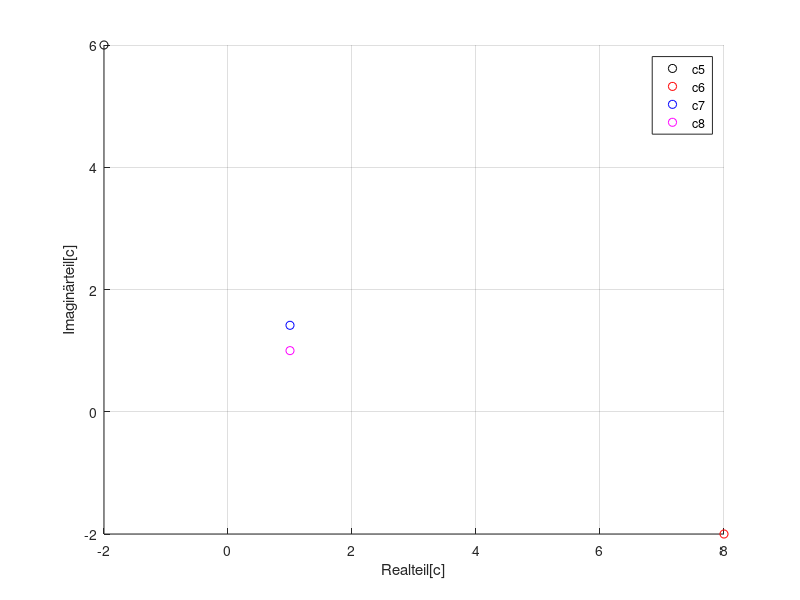
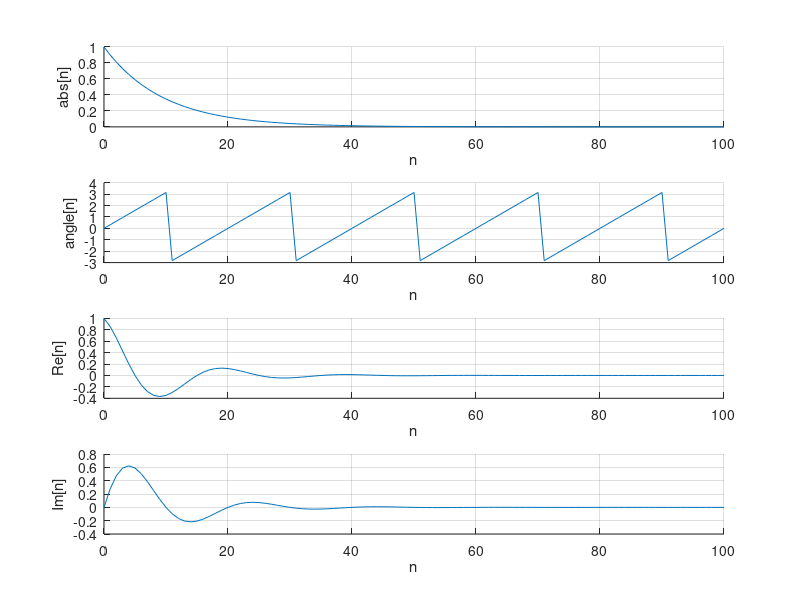

These figures' MATLAB source, in order:
clear
close all
clc 

%% Aufgabe 1
	c1 = -3+5*1i;
	c2 = sqrt(2)*exp(-1i*3*pi/4);
	c3 = 1/sqrt(2) + 1i/sqrt(2);
	c4 = 1 + 1i*3;
	
	c5 = c1+c2;
	c6 = c1-c2;
	c7 = c1*c2;
	c8 = abs(c2);
	c9 = abs(c3^2);
	c10 = atan(c4);
	c11 = c1/c2;
	
	complex = [c5,c6,c7,c8];
	reell = real(complex);
	imaginaer = imag(complex);
	
	n = 0:100;
	x = (0.9 * exp(1i*pi/10)).^n;
	
% Visualization
	figure('name', 'Aufgabe_1b'); hold on; grid on;	
	plot(c6,'ko');
	plot(c7,'ro');
	plot(c8,'bo');
	plot(c9,'mo');
	ylabel('Imaginärteil[c]');
	xlabel('Realteil[c]');
	legend('c5','c6','c7','c8');
  
  print('fig\Aufgabe2_1_b.png')
    	
	figure('name','1c'); hold on; grid on;	
	subplot(411); hold on; grid on;
	plot(n, abs(x));
	xlabel('n');
	ylabel('abs[n]');
	
	subplot(412); hold on; grid on;
	plot(n, angle(x));
	xlabel('n');
	ylabel('angle[n]');
	
	subplot(413); hold on; grid on;
	plot(n, real(x));
	xlabel('n');
	ylabel('Re[n]');
	
	subplot(414); hold on; grid on;
	plot(n, imag(x));
	xlabel('n');
	ylabel('Im[n]');
	
  print('fig\Aufgabe2_1_c.png')
  
% 1d)	
	a1=45;
	a2=-90;
	a3=pi/4;
	a4=7*pi/3;
    
	disp(deg2rad(a1));
	disp(deg2rad(a2));
	disp(deg2rad(a3));
	disp(rad2deg(a4));